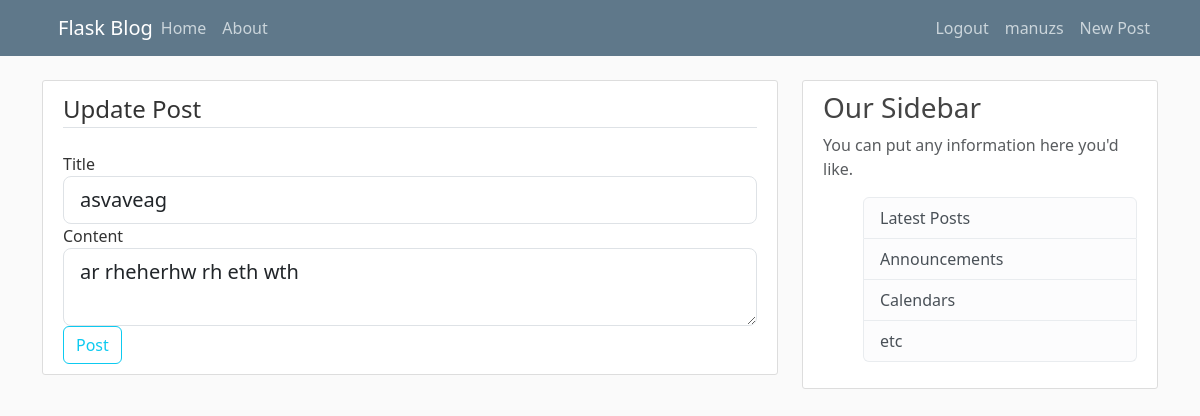
/post/2/update (signed in), run on the app's committed database.
### flaskblog/models.py (models this page shows, shortened)
class User(db.Model, UserMixin):
    id = db.Column(db.Integer, primary_key = True)
    username = db.Column(db.String(20), unique =True, nullable = False)
    email = db.Column(db.String(120), unique =True, nullable = False)
    image_file = db.Column(db.String(20), default = 'default.jpg')
    password = db.Column(db.String(60), nullable = False)
    posts = db.relationship('Post', backref = 'author', lazy = True)

class Post(db.Model):
    id = db.Column(db.Integer, primary_key = True)
    title = db.Column(db.String(100), nullable = False)
    date_posted = db.Column(db.DateTime, nullable = False, default = datetime.utcnow)
    content = db.Column(db.Text, nullable = False)
    user_id = db.Column(db.Integer, db.ForeignKey('user.id'), nullable = False)

### flaskblog/routes.py (the view)
@app.route("/post/<int:post_id>/update", methods = ['GET', 'POST'])
@login_required
def update_post(post_id):
    post = Post.query.get_or_404(post_id)
    if post.author != current_user:
        abort(403)
    form = PostForm()
    if form.validate_on_submit():
        post.title = form.title.data
        post.content = form.content.data
        db.session.commit()
        flash('Post Updated', 'success')
        return redirect(url_for('post', post_id = post.id))
    elif request.method == 'GET':
        form.title.data = post.title
        form.content.data = post.content
    return render_template('create_post.html', title = 'Update Post', form = form, legend = 'Update Post')

### flaskblog/forms.py
class PostForm(FlaskForm):
    title = StringField('Title', validators=[DataRequired()])
    content = TextAreaField('Content', validators=[DataRequired()])
    submit = SubmitField('Post')

### flaskblog/models.py (called while the page is built)
@login_manager.user_loader
def load_user(user_id):
    return User.query.get(int(user_id))

### flaskblog/templates/create_post.html (shortened to what this page needs)
{% extends "layout.html" %}
{% block content %}
    <div class = "content-section">
        <form method = "POST", action="">
            <fieldset class="form-group">
                <legend class="border-bottom mb-4">{{ legend }}</legend>
                <div class="form-group">
                    {{ form.title.label(class="form-control-label") }}
                    {% if form.title.errors %}
                        {{form.title(class="form-control form-control-lg is-invalid")}}
                        <div class="invalid-feedback">
                            {% for error in form.title.errors %}
                                <span>{{ error }}</span>
                            {% endfor %}
                        </div>
                    {% else %}
                        {{ form.title(class = "form-control form-control-lg") }}
                    {% endif %}
                </div>
                <div class="form-group">
                    {{ form.content.label(class="form-control-label") }}
                    {% if form.content.errors %}
                        {{form.content(class="form-control form-control-lg is-invalid")}}
                        <div class="invalid-feedback">
                            {% for error in form.content.errors %}
                                <span>{{ error }}</span>
                            {% endfor %}
                        </div>
                    {% else %}
                        {{ form.content(class = "form-control form-control-lg") }}
                    {% endif %}
                </div>
            </fieldset>
            <div class="form-group">
                {{ form.submit(class="btn btn-outline-info") }}
            </div>
        </form>
    </div>
{% endblock content %}

### flaskblog/templates/layout.html (shortened to what this page needs)
<!DOCTYPE html>
<html>
<head>
    <link rel="stylesheet" href="https://cdn.jsdelivr.net/npm/bootstrap@5.3.0-alpha2/dist/css/bootstrap.rtl.min.css">
    <link rel ="stylesheet" href = "{{ url_for('static', filename = 'main.css') }}">
</head>
    <body>
        <header class="site-header">
            <nav class="navbar navbar-expand-md navbar-dark bg-steel fixed-top">
              <div class="container">
                <a class="navbar-brand mr-4" href="/">Flask Blog</a>
                <div class="collapse navbar-collapse" id="navbarToggle">
                  <div class="navbar-nav mr-auto">
                    <a class="nav-item nav-link" href="/">Home</a>
                    <a class="nav-item nav-link" href="/about">About</a>
                  </div>
                  <div class="navbar-nav right-align">
                    {% if current_user.is_authenticated %}
                    <a class="nav-item nav-link" href="{{url_for('logout')}}">Logout</a>
                    <a class="nav-item nav-link"  href="{{url_for('account')}}">{{ current_user.username}}</a>
                    <a class="nav-item nav-link"  href="{{url_for('new_post')}}">New Post</a>
                    {% else %}
                    <a class="nav-item nav-link" href="{{url_for('login')}}">Login</a>
                    <a class="nav-item nav-link" href="{{url_for('register')}}">Register</a>
                    {% endif %}
                  </div>
                </div>
              </div>
            </nav>
          </header>
          <main role="main" class="container">
            <div class="row">
              <div class="col-md-8">
                {% block content %}{% endblock %}
              </div>
              <div class="col-md-4">
                <div class="content-section">
                  <h3>Our Sidebar</h3>
                  <p class='text-muted'>You can put any information here you'd like.
                    <ul class="list-group">
                      <li class="list-group-item list-group-item-light">Latest Posts</li>
                      <li class="list-group-item list-group-item-light">Announcements</li>
                      <li class="list-group-item list-group-item-light">Calendars</li>
                      <li class="list-group-item list-group-item-light">etc</li>
                    </ul>
                  </p>
                </div>
              </div>
            </div>
          </main>
    </body>
</html>

### flaskblog/static/main.css (style rules this page uses)
body { background: #fafafa; color: #333333; margin-top: 5rem; }
h1, h2, h3, h4, h5, h6 { color: #444444; }
.bg-steel { background-color: #5f788a; }
.site-header .navbar-nav .nav-link { color: #cbd5db; }
.content-section { background: #ffffff; padding: 10px 20px; border: 1px solid #dddddd; border-radius: 3px; margin-bottom: 20px; }
.right-align { margin-left: auto; margin-right: 0; }

### data on the page
User: username "manuzs"
Post: title "asvaveag", content "ar rheherhw rh eth wth"

### other printed values
{{ legend }} "Update Post"
